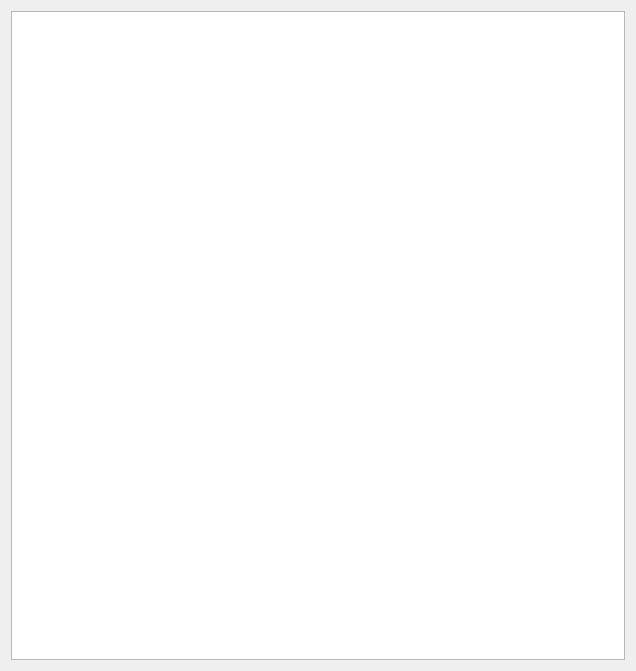
<?xml version="1.0" encoding="UTF-8"?>
<ui version="4.0">
 <class>PiMap</class>
 <widget class="QWidget" name="PiMap">
  <property name="geometry">
   <rect>
    <x>0</x>
    <y>0</y>
    <width>636</width>
    <height>671</height>
   </rect>
  </property>
  <property name="windowTitle">
   <string>Form</string>
  </property>
  <layout class="QGridLayout" name="gridLayout">
   <item row="0" column="0">
    <widget class="QGraphicsView" name="graphicsView"/>
   </item>
  </layout>
 </widget>
 <resources/>
 <connections/>
</ui>
